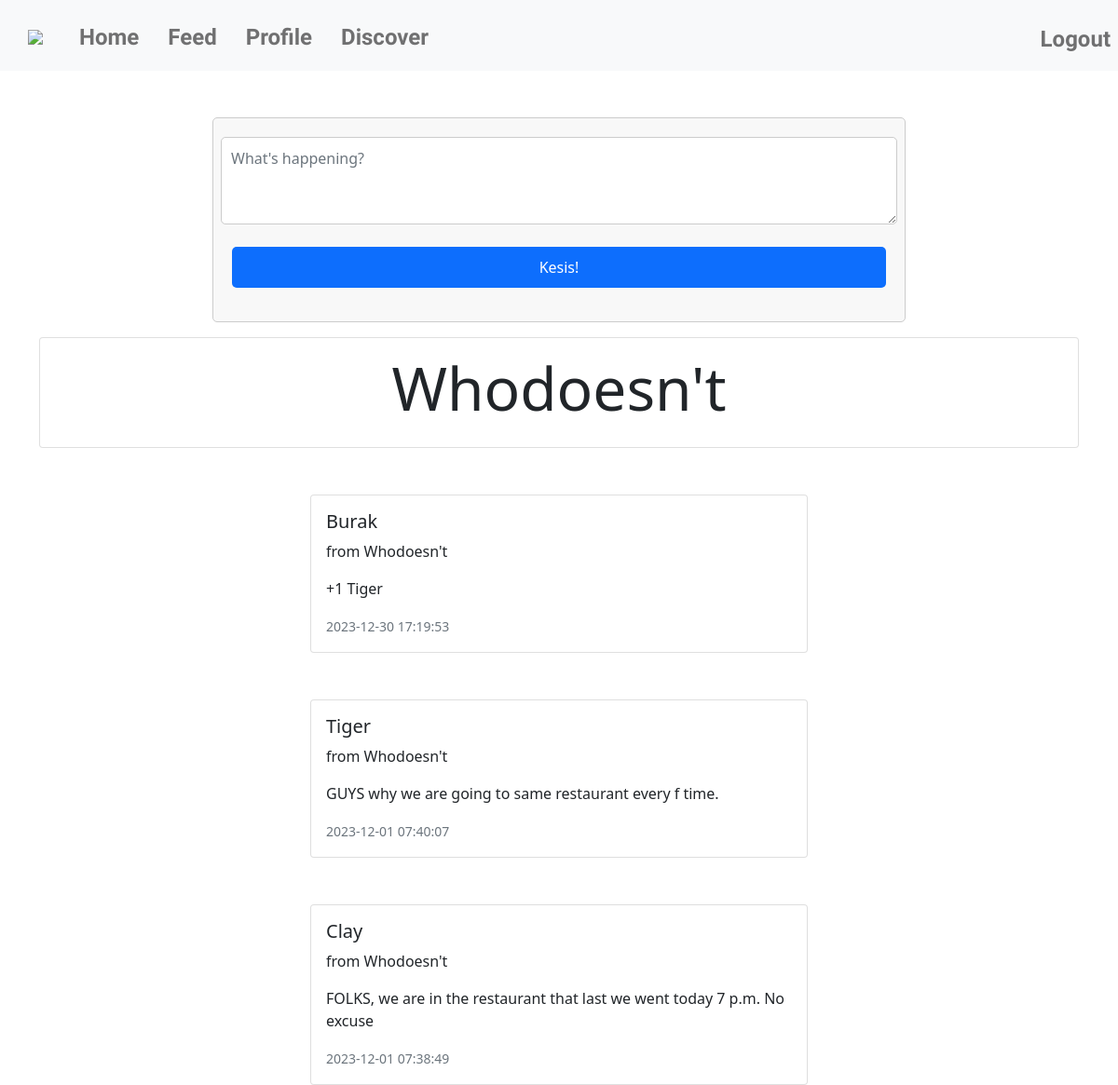
The app's page /groups/Whodoesn't (signed in) with its own data.
### tables this page shows
CREATE TABLE groups (
group_id INTEGER PRIMARY KEY AUTOINCREMENT NOT NULL,
group_name TEXT NOT NULL,
group_pass TEXT NOT NULL);

CREATE TABLE posts (
post_id INTEGER PRIMARY KEY AUTOINCREMENT NOT NULL,
user_id INTEGER NOT NULL,
group_id INTEGER NOT NULL, content TEXT, date TIMESTAMP DEFAULT CURRENT_TIMESTAMP,
FOREIGN KEY (user_id) REFERENCES users(id),
FOREIGN KEY (group_id) REFERENCES groups(group_id));

CREATE TABLE users (
id INTEGER PRIMARY KEY AUTOINCREMENT NOT NULL,
username TEXT NOT NULL,
hash TEXT NOT NULL,
birthday DATE NOT NULL);

### app.py (the view, shortened to what this page needs)
@app.route("/groups/<group_name>", methods=["GET", "POST"])
@login_required
def group_details(group_name):
    if request.method == "GET":
        all_groups = db.execute("SELECT group_name FROM groups")
        if not any(d['group_name'] == group_name for d in all_groups):
            flash("There is no such a group.", category='error')
            return redirect("/groups")
        user_groups = db.execute("SELECT group_name FROM groups WHERE group_id IN (SELECT group_id FROM group_members WHERE user_id = ?)", session["user_id"])
        eligible = 0
        for group in user_groups:
            if group_name == group["group_name"]:
                eligible = 1
        if eligible == 1:
            users_posts = db.execute("SELECT USERS.username, GROUPS.group_name, POSTS.content, POSTS.date FROM posts JOIN users ON USERS.id = POSTS.user_id JOIN groups ON GROUPS.group_id = POSTS.group_id WHERE GROUPS.group_name = ? ", group_name)
            return render_template("group_detail.html", group_name = group_name ,users_posts=reversed(users_posts))
        else:
            return redirect(url_for('join', group_name = group_name))

### app.py (called while the page is built)
@app.after_request
def after_request(response):
    response.headers["Cache-Control"] = "no-cache, no-store, must-revalidate"
    response.headers["Expires"] = 0
    response.headers["Pragma"] = "no-cache"
    return response

### helpers.py (called while the page is built)
def login_required(f):
    @wraps(f)
    def decorated_function(*args, **kwargs):
        if session.get("user_id") is None:
            return redirect("/login")
        return f(*args, **kwargs)
    return decorated_function

### templates/group_detail.html (shortened to what this page needs)
{% extends "layout.html" %}
{% block main %}
    <div class = "container">
        <div class="row mb-3">
            <div>
                <form action="{{url_for('group_details', group_name = group_name)}}" method="post" class="col-8">
                    <div class="row mb-4">
                        <textarea class="form-control w-100" name="text" rows="3" placeholder ="What's happening?"></textarea>
                    </div>
                    <div class="mb-3" class="row">
                        <button type="submit" class="btn btn-primary">Kesis!</button>
                    </div>
                </form>
            </div>
        </div>
        <div class="card">
            <div class="card-body">
                <h1 class = "display-3 align-middle"> {{group_name}} </h1>
            </div>
        </div>
        {% for post in users_posts %}
            <div class="container">
                <div class="row">
                <div class="col-md-6 offset-md-3">
                    <div class="card">
                    <div class="card-body">
                        <h5 class="card-title">{{post["username"]}} </h5>
                        <p class="font-italic">from {{post["group_name"]}}</p>
                        <p class="card-text">{{post["content"]}}</p>
                        <p class="card-text"><small class="text-muted">{{post["date"]}}</small></p>
                    </div>
                    </div>
                </div>
                </div>
            </div>
        {% endfor %}
    </div>
{% endblock %}

### static/styles.css (style rules this page uses)
form { width: 300px; margin: 0 auto; padding: 20px; border: 1px solid #ccc; border-radius: 5px; background-color: #f8f8f8; }
.form-control { width: 100%; padding: 10px; border: 1px solid #ccc; border-radius: 5px; }
.btn { width: 100%; padding: 10px; color: #fff; border: none; border-radius: 5px; }
.container { margin-top: 50px; }
.align-middle { display: flex; align-items: center; justify-content: center; }

### records on screen
groups: group_name "Whodoesn't"
posts: username "Burak", group_name "Whodoesn't", content "+1 Tiger", date "2023-12-30 17:19:53"
posts: username "Tiger", group_name "Whodoesn't", content "GUYS why we are going to same restaurant every f time.", date "2023-12-01 07:40:07"
posts: username "Clay", group_name "Whodoesn't", content "FOLKS, we are in the restaurant that last we went today 7 p.m. No excuse", date "2023-12-01 07:38:49"
